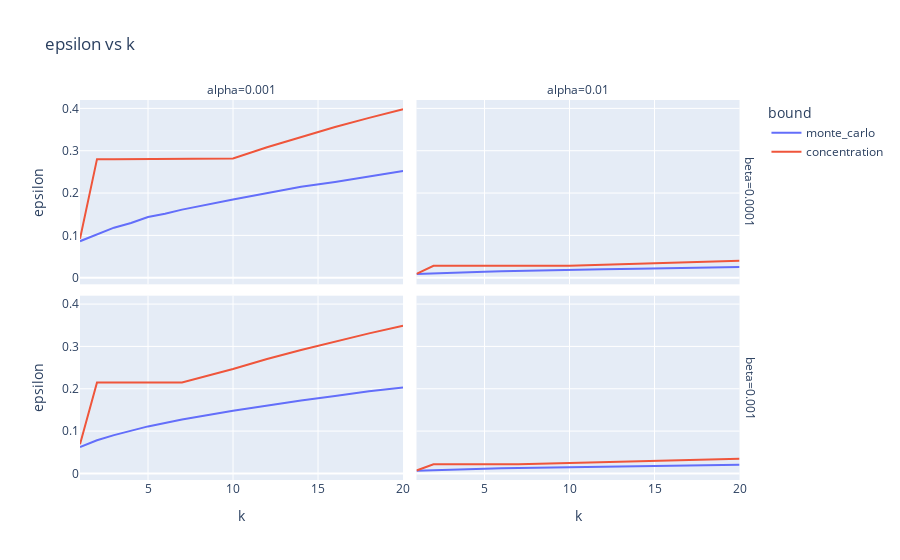

The notebook cell saved with this chart:
### Code cell
px.line(df, x='k', y='epsilon', color='bound', facet_col="alpha", facet_row="beta", title=f'epsilon vs k')

### Figure 1 — Plotly figure (JSON) as saved in the notebook; plotly's stock layout.template omitted (floating-point values rounded to 4 significant figures)
{"data": [{"hovertemplate": "bound=monte_carlo<br>beta=0.0001<br>alpha=0.001<br>k=%{x}<br>epsilon=%{y}<extra></extra>", "legendgroup": "monte_carlo", "line": {"color": "#636efa", "dash": "solid"}, "marker": {"symbol": "circle"}, "mode": "lines", "name": "monte_carlo", "orientation": "v", "showlegend": true, "type": "scatter", "x": [1, 2, 3, 4, 5, 6, 7, 10, 12, 14, 16, 18, 20], "xaxis": "x3", "y": [0.08626, 0.1031, 0.1182, 0.1291, 0.1433, 0.151, 0.1609, 0.1847, 0.2005, 0.215, 0.2263, 0.2397, 0.2519], "yaxis": "y3"}, {"hovertemplate": "bound=monte_carlo<br>beta=0.0001<br>alpha=0.01<br>k=%{x}<br>epsilon=%{y}<extra></extra>", "legendgroup": "monte_carlo", "line": {"color": "#636efa", "dash": "solid"}, "marker": {"symbol": "circle"}, "mode": "lines", "name": "monte_carlo", "orientation": "v", "showlegend": false, "type": "scatter", "x": [1, 2, 3, 4, 5, 6, 7, 10, 12, 14, 16, 18, 20], "xaxis": "x4", "y": [0.008635, 0.01029, 0.01184, 0.01302, 0.01428, 0.0151, 0.01614, 0.01847, 0.02005, 0.02134, 0.02267, 0.02405, 0.02511], "yaxis": "y4"}, {"hovertemplate": "bound=monte_carlo<br>beta=0.001<br>alpha=0.001<br>k=%{x}<br>epsilon=%{y}<extra></extra>", "legendgroup": "monte_carlo", "line": {"color": "#636efa", "dash": "solid"}, "marker": {"symbol": "circle"}, "mode": "lines", "name": "monte_carlo", "orientation": "v", "showlegend": false, "type": "scatter", "x": [1, 2, 3, 4, 5, 6, 7, 10, 12, 14, 16, 18, 20], "xaxis": "x", "y": [0.06225, 0.07821, 0.09038, 0.1008, 0.1111, 0.1189, 0.1274, 0.1481, 0.1609, 0.1724, 0.1827, 0.1939, 0.2027], "yaxis": "y"}, {"hovertemplate": "bound=monte_carlo<br>beta=0.001<br>alpha=0.01<br>k=%{x}<br>epsilon=%{y}<extra></extra>", "legendgroup": "monte_carlo", "line": {"color": "#636efa", "dash": "solid"}, "marker": {"symbol": "circle"}, "mode": "lines", "name": "monte_carlo", "orientation": "v", "showlegend": false, "type": "scatter", "x": [1, 2, 3, 4, 5, 6, 7, 10, 12, 14, 16, 18, 20], "xaxis": "x2", "y": [0.006206, 0.007803, 0.009038, 0.01011, 0.01103, 0.01195, 0.01274, 0.01479, 0.01612, 0.01723, 0.01831, 0.01934, 0.0203], "yaxis": "y2"}, {"hovertemplate": "bound=concentration<br>beta=0.0001<br>alpha=0.001<br>k=%{x}<br>epsilon=%{y}<extra></extra>", "legendgroup": "concentration", "line": {"color": "#EF553B", "dash": "solid"}, "marker": {"symbol": "circle"}, "mode": "lines", "name": "concentration", "orientation": "v", "showlegend": true, "type": "scatter", "x": [1, 2, 3, 4, 5, 6, 7, 10, 12, 14, 16, 18, 20], "xaxis": "x3", "y": [0.0921, 0.2801, 0.2801, 0.2801, 0.2801, 0.2801, 0.2801, 0.2815, 0.3083, 0.333, 0.356, 0.3776, 0.3981], "yaxis": "y3"}, {"hovertemplate": "bound=concentration<br>beta=0.0001<br>alpha=0.01<br>k=%{x}<br>epsilon=%{y}<extra></extra>", "legendgroup": "concentration", "line": {"color": "#EF553B", "dash": "solid"}, "marker": {"symbol": "circle"}, "mode": "lines", "name": "concentration", "orientation": "v", "showlegend": false, "type": "scatter", "x": [1, 2, 3, 4, 5, 6, 7, 10, 12, 14, 16, 18, 20], "xaxis": "x4", "y": [0.00921, 0.02801, 0.02801, 0.02801, 0.02801, 0.02801, 0.02801, 0.02815, 0.03083, 0.0333, 0.0356, 0.03776, 0.03981], "yaxis": "y4"}, {"hovertemplate": "bound=concentration<br>beta=0.001<br>alpha=0.001<br>k=%{x}<br>epsilon=%{y}<extra></extra>", "legendgroup": "concentration", "line": {"color": "#EF553B", "dash": "solid"}, "marker": {"symbol": "circle"}, "mode": "lines", "name": "concentration", "orientation": "v", "showlegend": false, "type": "scatter", "x": [1, 2, 3, 4, 5, 6, 7, 10, 12, 14, 16, 18, 20], "xaxis": "x", "y": [0.06908, 0.215, 0.215, 0.215, 0.215, 0.215, 0.215, 0.2466, 0.2701, 0.2918, 0.3119, 0.3308, 0.3487], "yaxis": "y"}, {"hovertemplate": "bound=concentration<br>beta=0.001<br>alpha=0.01<br>k=%{x}<br>epsilon=%{y}<extra></extra>", "legendgroup": "concentration", "line": {"color": "#EF553B", "dash": "solid"}, "marker": {"symbol": "circle"}, "mode": "lines", "name": "concentration", "orientation": "v", "showlegend": false, "type": "scatter", "x": [1, 2, 3, 4, 5, 6, 7, 10, 12, 14, 16, 18, 20], "xaxis": "x2", "y": [0.006908, 0.0215, 0.0215, 0.0215, 0.0215, 0.0215, 0.0215, 0.02466, 0.02701, 0.02918, 0.03119, 0.03308, 0.03487], "yaxis": "y2"}], "layout": {"annotations": [{"font": {}, "showarrow": false, "text": "alpha=0.001", "x": 0.24, "xanchor": "center", "xref": "paper", "y": 1, "yanchor": "bottom", "yref": "paper"}, {"font": {}, "showarrow": false, "text": "alpha=0.01", "x": 0.74, "xanchor": "center", "xref": "paper", "y": 1, "yanchor": "bottom", "yref": "paper"}, {"font": {}, "showarrow": false, "text": "beta=0.001", "textangle": 90, "x": 0.98, "xanchor": "left", "xref": "paper", "y": 0.2425, "yanchor": "middle", "yref": "paper"}, {"font": {}, "showarrow": false, "text": "beta=0.0001", "textangle": 90, "x": 0.98, "xanchor": "left", "xref": "paper", "y": 0.7575, "yanchor": "middle", "yref": "paper"}], "legend": {"title": {"text": "bound"}, "tracegroupgap": 0}, "title": {"text": "epsilon vs k"}, "xaxis": {"anchor": "y", "domain": [0, 0.48], "title": {"text": "k"}}, "xaxis2": {"anchor": "y2", "domain": [0.5, 0.98], "matches": "x", "title": {"text": "k"}}, "xaxis3": {"anchor": "y3", "domain": [0, 0.48], "matches": "x", "showticklabels": false}, "xaxis4": {"anchor": "y4", "domain": [0.5, 0.98], "matches": "x", "showticklabels": false}, "yaxis": {"anchor": "x", "domain": [0, 0.485], "title": {"text": "epsilon"}}, "yaxis2": {"anchor": "x2", "domain": [0, 0.485], "matches": "y", "showticklabels": false}, "yaxis3": {"anchor": "x3", "domain": [0.515, 1], "matches": "y", "title": {"text": "epsilon"}}, "yaxis4": {"anchor": "x4", "domain": [0.515, 1], "matches": "y", "showticklabels": false}}}
